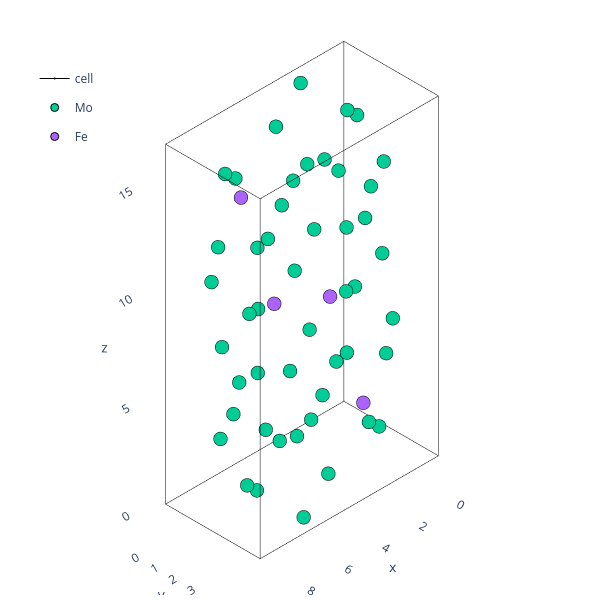

This figure's notebook cell:
### Code cell
theatoms=AtomsObjects['M']['Atoms'].atoms.sample(n=1).iloc[0]
plotting.plotly_atoms(theatoms)

### Figure 1 — Plotly figure (JSON) as saved in the notebook; plotly's stock layout.template omitted (floating-point values rounded to 4 significant figures)
{"data": [{"hoverinfo": "skip", "legendgroup": "cell", "line": {"color": "black", "width": 1}, "marker": {"size": 0.01}, "name": "cell", "showlegend": false, "type": "scatter3d", "x": [0.0, 9.559], "y": [0, 0], "z": [0, 0]}, {"hoverinfo": "skip", "legendgroup": "cell", "line": {"color": "black", "width": 1}, "marker": {"size": 0.01}, "name": "cell", "showlegend": false, "type": "scatter3d", "x": [0, 0], "y": [0.0, 5.069], "z": [0, 0]}, {"hoverinfo": "skip", "legendgroup": "cell", "line": {"color": "black", "width": 1}, "marker": {"size": 0.01}, "name": "cell", "showlegend": false, "type": "scatter3d", "x": [0, 0], "y": [0, 0], "z": [0.0, 16.71]}, {"hoverinfo": "skip", "legendgroup": "cell", "line": {"color": "black", "width": 1}, "marker": {"size": 0.01}, "name": "cell", "showlegend": false, "type": "scatter3d", "x": [9.559, 9.559], "y": [0.0, 5.069], "z": [0, 0]}, {"hoverinfo": "skip", "legendgroup": "cell", "line": {"color": "black", "width": 1}, "marker": {"size": 0.01}, "name": "cell", "showlegend": false, "type": "scatter3d", "x": [0.0, 9.559], "y": [5.069, 5.069], "z": [0, 0]}, {"hoverinfo": "skip", "legendgroup": "cell", "line": {"color": "black", "width": 1}, "marker": {"size": 0.01}, "name": "cell", "showlegend": false, "type": "scatter3d", "x": [9.559, 9.559], "y": [5.069, 5.069], "z": [0.0, 16.71]}, {"hoverinfo": "skip", "legendgroup": "cell", "line": {"color": "black", "width": 1}, "marker": {"size": 0.01}, "name": "cell", "showlegend": false, "type": "scatter3d", "x": [9.559, 9.559], "y": [0, 0], "z": [0.0, 16.71]}, {"hoverinfo": "skip", "legendgroup": "cell", "line": {"color": "black", "width": 1}, "marker": {"size": 0.01}, "name": "cell", "showlegend": false, "type": "scatter3d", "x": [0, 0], "y": [5.069, 5.069], "z": [0.0, 16.71]}, {"hoverinfo": "skip", "legendgroup": "cell", "line": {"color": "black", "width": 1}, "marker": {"size": 0.01}, "name": "cell", "showlegend": false, "type": "scatter3d", "x": [0.0, 9.559], "y": [0, 0], "z": [16.71, 16.71]}, {"hoverinfo": "skip", "legendgroup": "cell", "line": {"color": "black", "width": 1}, "marker": {"size": 0.01}, "name": "cell", "showlegend": false, "type": "scatter3d", "x": [0, 0], "y": [0.0, 5.069], "z": [16.71, 16.71]}, {"hoverinfo": "skip", "legendgroup": "cell", "line": {"color": "black", "width": 1}, "marker": {"size": 0.01}, "name": "cell", "showlegend": false, "type": "scatter3d", "x": [0.0, 9.559], "y": [5.069, 5.069], "z": [16.71, 16.71]}, {"hoverinfo": "skip", "legendgroup": "cell", "line": {"color": "black", "width": 1}, "marker": {"size": 0.01}, "name": "cell", "showlegend": true, "type": "scatter3d", "x": [9.559, 9.559], "y": [0.0, 5.069], "z": [16.71, 16.71]}, {"hovertext": ["Mo0", "Mo1", "Mo2", "Mo3", "Mo4", "Mo5", "Mo6", "Mo7", "Mo8", "Mo9", "Mo10", "Mo11", "Mo12", "Mo13", "Mo14", "Mo15", "Mo16", "Mo17", "Mo18", "Mo19", "Mo20", "Mo21", "Mo22", "Mo23", "Mo24", "Mo25", "Mo26", "Mo27", "Mo28", "Mo29", "Mo30", "Mo31", "Mo32", "Mo33", "Mo34", "Mo35", "Mo36", "Mo37", "Mo38", "Mo39", "Mo40", "Mo41", "Mo42", "Mo43", "Mo44", "Mo45", "Mo46", "Mo47"], "marker": {"line": {"color": "black", "width": 1}}, "mode": "markers", "name": "Mo", "type": "scatter3d", "x": [0.6825, 4.097, 5.462, 8.876, 3.111, 1.668, 7.891, 6.447, 7.808, 6.531, 3.028, 1.751, 1.069, 3.711, 1.069, 5.848, 8.49, 5.848, 8.49, 3.711, 2.437, 2.342, 2.437, 7.217, 7.121, 7.217, 7.121, 2.342, 0.5668, 4.213, 5.346, 8.992, 2.864, 1.916, 7.643, 6.695, 5.892, 8.446, 1.113, 3.667, 0.1376, 4.642, 4.917, 9.421, 8.018, 6.32, 3.238, 1.541], "y": [1.267, 3.801, 1.267, 3.801, 1.267, 3.801, 1.267, 3.801, 1.267, 3.801, 1.267, 3.801, 0.02433, 2.559, 2.51, 0.02433, 5.044, 2.51, 2.559, 5.044, 5.053, 2.519, 2.55, 5.053, 0.01571, 2.55, 2.519, 0.01571, 1.267, 3.801, 1.267, 3.801, 1.267, 3.801, 1.267, 3.801, 1.267, 3.801, 1.267, 3.801, 1.267, 3.801, 1.267, 3.801, 1.267, 3.801, 1.267, 3.801], "z": [6.309, 14.67, 2.047, 10.4, 5.52, 13.88, 2.836, 11.19, 7.056, 15.41, 1.3, 9.657, 11.78, 3.425, 11.78, 13.29, 4.932, 13.29, 4.932, 3.425, 7.604, 15.96, 7.604, 0.7521, 9.109, 0.7521, 9.109, 15.96, 14.22, 5.86, 10.85, 2.497, 10.05, 1.698, 15.02, 6.658, 4.9, 13.26, 3.456, 11.81, 9.222, 0.8657, 15.85, 7.491, 11.8, 3.446, 13.27, 4.91]}, {"hovertext": ["Fe0", "Fe1", "Fe2", "Fe3"], "marker": {"line": {"color": "black", "width": 1}}, "mode": "markers", "name": "Fe", "type": "scatter3d", "x": [5.011, 9.327, 0.2313, 4.548], "y": [1.267, 3.801, 1.267, 3.801], "z": [7.671, 16.03, 0.6852, 9.042]}], "layout": {"height": 600, "legend": {"x": 0.05, "xanchor": "left", "y": 0.9, "yanchor": "top"}, "margin": {"b": 5, "l": 5, "r": 0.5, "t": 5}, "scene": {"aspectmode": "data", "camera": {"projection": {"type": "orthographic"}}, "xaxis": {"range": [-0.9559, 10.51], "showbackground": false, "showgrid": false}, "yaxis": {"range": [-0.5069, 5.575], "showbackground": false, "showgrid": false}, "zaxis": {"range": [-1.671, 18.38], "showbackground": false, "showgrid": false}}, "width": 600}}
